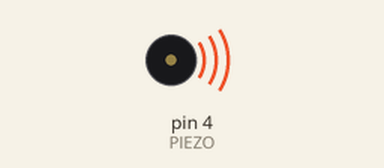
A sketch run on a simulated Arduino Uno, built with avr-gcc and run on an emulated ATmega328P. Shown: buzzer (waves = sounding).

Above: at 0.05 s.
At 27.03 s:
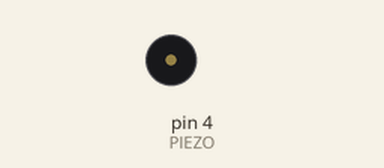
Timing chart, 0 to 27.5 s (numbered marks = the images above):
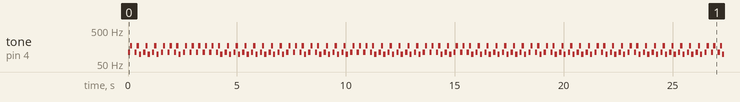

Measured:
- by itself, tone on pin 4 (PIEZO): plays 110 Hz for 0.10 s, 175 Hz for 0.10 s, 110 Hz for 0.10 s, 175 Hz for 0.10 s, 98 Hz for 0.10 s, 110 Hz for 0.10 s … (945 notes in this stretch)

The sketch:

LAB6_PIEZO.ino
```cpp
#define PIEZO 4
#define G2 98
#define A2 110
#define F3 175

void setup()
{
    pinMode(PIEZO,OUTPUT);
}
void loop()
{
  melodia(100, G2, A2, F3);
}

void melodia(int duration, int nota1, int nota2, int nota3){
  unsigned long T=duration;
  static const int NOTE_1=0, NOTE_2=1, NOTE_3=2, ESPERA=3;
  static int state=NOTE_1;
  static unsigned long t0=micros();
  switch (state)
  {
    case NOTE_1:
      if (millis()-t0>T){
        tone(PIEZO, nota2);
        t0 = millis();
        state = NOTE_2;
      }
    break;
    case NOTE_2:
      if (millis()-t0>T){
        tone(PIEZO, nota3);
        t0 = millis();
        state = NOTE_3;
      }
    break;
    case NOTE_3:
      if (millis()-t0>T){
        tone(PIEZO, nota1);
        t0 = millis();
        state = ESPERA;
      }
    case ESPERA:
      if (millis()-t0>T){
        noTone(PIEZO);
        t0 = millis();
        state = NOTE_1;
      }
    break;
 }
}
```
